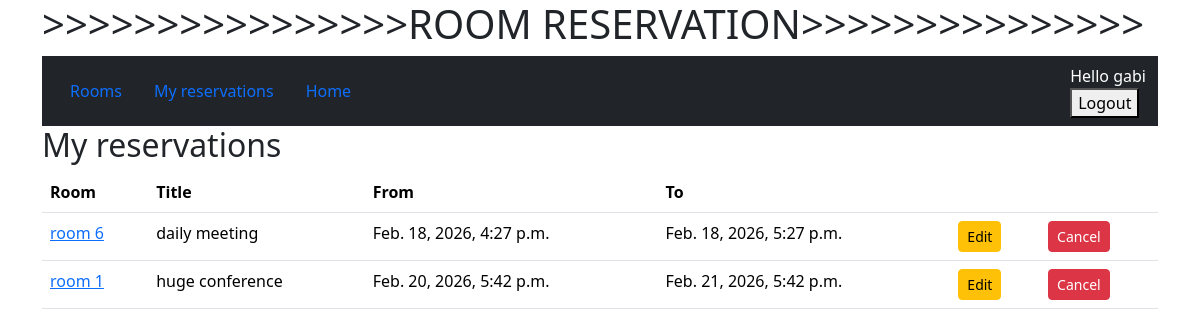
Before: /rooms/my/ (signed in) with the older database file.
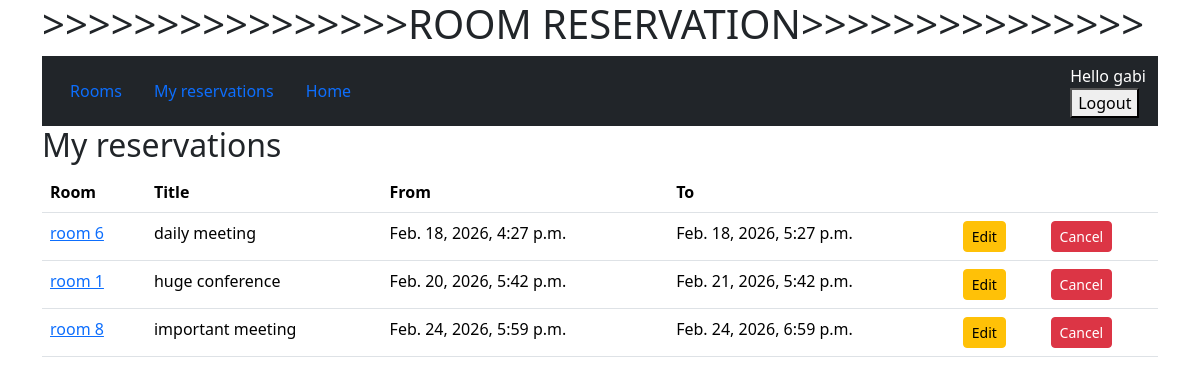
After: the same page with the newer database file.
### rooms/models.py (models this page shows, shortened)
class Reservation(models.Model):
    class Status(models.TextChoices):
        ACTIVE = "active", "Active"
        CANCELLED = "cancelled", "Cancelled"
    room = models.ForeignKey(Room, on_delete=models.PROTECT, related_name='reservations')
    organizer = models.ForeignKey('auth.User', on_delete=models.PROTECT, related_name='reservations')
    title = models.CharField(max_length=200)
    description = models.TextField(blank=True)
    start_at = models.DateTimeField()
    end_at = models.DateTimeField()
    status = models.CharField(max_length=10, choices=Status.choices, default=Status.ACTIVE)
    cancelled_at = models.DateTimeField(blank=True, null=True)
    created_at = models.DateTimeField(auto_now_add=True)
    updated_at = models.DateTimeField(auto_now=True)
    class Meta:
        ordering = ['start_at']
        indexes = [
            models.Index(fields=['room', 'start_at', 'end_at'], name='res_room_start_end_idx'),
            models.Index(fields=['organizer', 'start_at'], name='res_organizer_start_idx'),
        ]

class Room(models.Model):
    name = models.CharField(max_length=200, unique=True)
    location = models.CharField(max_length=200, blank=True)
    capacity = models.IntegerField(default=10)
    is_active = models.BooleanField(default=True)
    class Meta:
        ordering = ['name']

### rooms/views.py (the view)
# urls.py: path("my/", views.my_reservations, name="my_reservations"),
@login_required
def my_reservations(request):
    reservations = Reservation.objects.filter(
        organizer=request.user,
        start_at__gte=timezone.now(),
        status=Reservation.Status.ACTIVE,
    ).order_by("start_at")
    return render(request, "rooms/my_reservations.html", {"reservations": reservations})

### rooms/templates/rooms/my_reservations.html (shortened to what this page needs)
{% extends "base.html" %}
{% block content %}
<h2>My reservations</h2>
{% if reservations %}
<table class="table">
    <tr>
        <th>Room</th>
        <th>Title</th>
        <th>From</th>
        <th>To</th>
        <th></th>
        <th></th>
    </tr>
    {% for r in reservations %}
    <tr>
        <td>
            <a href="{% url 'rooms:detail' r.room.pk %}">
                {{ r.room.name }}
            </a>
        </td>
        <td>{{ r.title }}</td>
        <td>{{ r.start_at }}</td>
        <td>{{ r.end_at }}</td>
        <td>
            <a href="{% url 'rooms:edit_reservation' r.pk %}"
               class="btn btn-sm btn-warning">
                Edit
            </a>
        </td>
        <td>
            <form method="post"
                  action="{% url 'rooms:cancel_reservation' r.pk %}">
                <button class="btn btn-sm btn-danger">
                    Cancel
                </button>
            </form>
        </td>
    </tr>
    {% endfor %}
</table>
{% else %}
<p>No upcoming reservations.</p>
{% endif %}
{% endblock %}

Changed rows visible on the page:
added Reservation: room.name "room 8", title "important meeting", start_at "Feb. 24, 2026, 5:59 p.m.", end_at "Feb. 24, 2026, 6:59 p.m."
